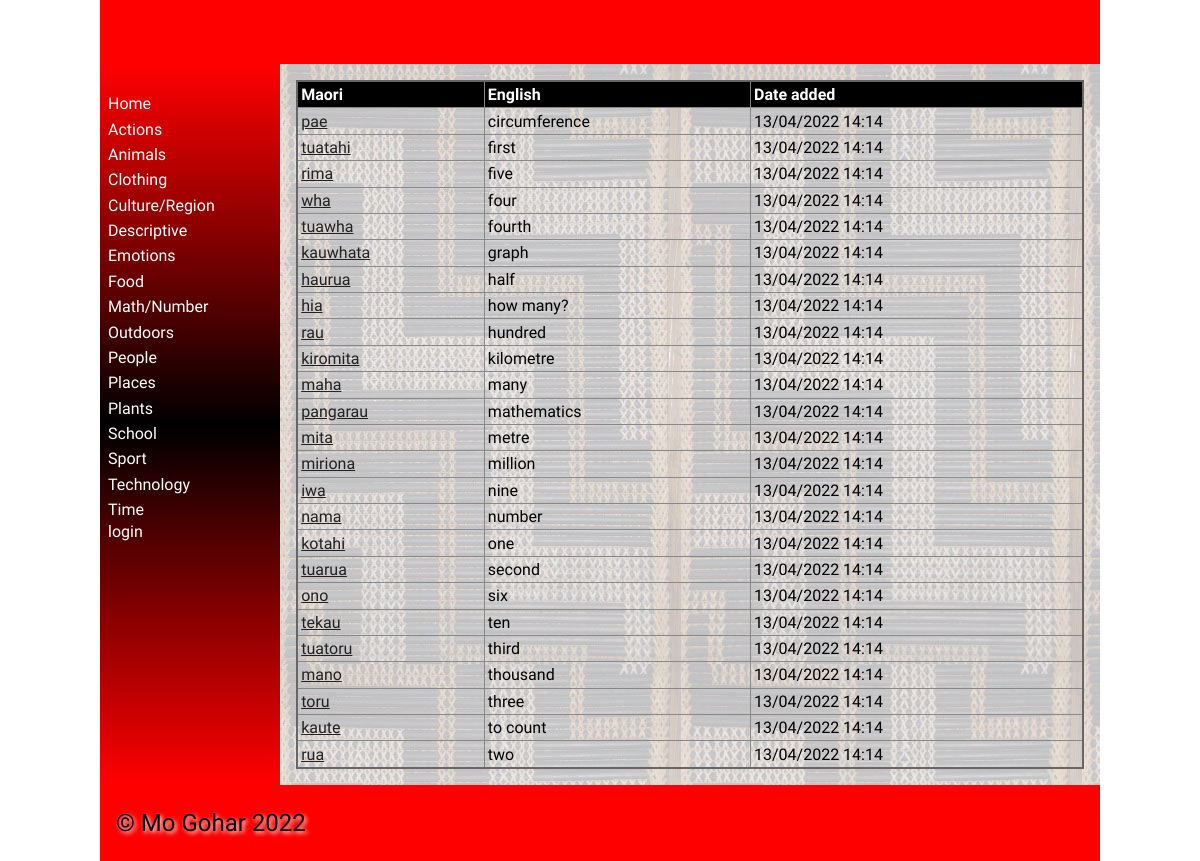
The page /category/8 on the database its author committed.
### tables this page shows
CREATE TABLE categories
(
	id integer
		constraint categories_pk
			primary key autoincrement,
	category_name integer
);

CREATE TABLE vocab
(
	id integer
		constraint vocab_pk
			primary key autoincrement,
	Maori varchar(30),
	English varchar(30),
	cat_id integer,
	definition varchar(30),
	level integer,
	image varchar(60),
	date datetime
);

### app.py (the view, shortened to what this page needs)
@app.route('/category/<cat_id>', methods=['GET', 'POST'])
def render_list(cat_id):
        return render_template('category.html', categories=categories(), vocab_list=vocab(), cat_id=int(cat_id)
                               , logged_in=is_logged_in(), teacher=is_teacher())

### app.py (called while the page is built)
def create_connection(db_file):
    try:
        connection = sqlite3.connect(db_file)
        return connection
    except Error as e:
        print(e)
    return None

def categories():
    query = "SELECT id, category_name FROM categories"
    con = create_connection(DATABASE)
    cur = con.cursor()
    cur.execute(query)
    category_list = cur.fetchall()
    con.close()
    return category_list

def vocab():
    query = "SELECT * FROM vocab"
    con = create_connection(DATABASE)
    cur = con.cursor()
    cur.execute(query)
    vocab_list = cur.fetchall()
    con.close()
    return vocab_list

def is_logged_in():
    if session.get("email") is None:
        print("not logged in")
        return False
    else:
        print("logged in")
        return True

def is_teacher():
    if session.get("isadmin"):
        print("teacher")
        return True
    else:
        print("student")
        return False

### templates/category.html (shortened to what this page needs)
{% extends "base.html" %}
{% block main %}
    <table>
        <tr>
            <th>Maori</th>
            <th>English</th>
            <th>Date added</th>
        </tr>
         <tbody>
            {% for vocab in vocab_list %}
                {% if vocab[3] == cat_id %}
                    <tr>
                        <td><a href="/word/{{ vocab[0] }}">{{ vocab[1] }}</td>
                        <td>{{ vocab[2] }}</td>
                        <td>{{ vocab[7] }}</td>
                    </tr>
                {% endif %}
            {% endfor %}
        </tbody>
    </table>
{% endblock %}

### templates/base.html (shortened to what this page needs)
<!doctype html>
<html lang="en">
<head>
	<link href="{{ url_for('static', filename='css/style.css') }}" rel="stylesheet">
</head>
<body>
	<div id="container">
		<header>
			<h1>{% block heading %}{% endblock %}</h1>
		</header>
		<nav>
			<ul>
				<li><a href="/">Home</a></li>
				<div class ="category">
					{% for category in categories %}
						<div class ="category-box">
							<li><a href="/category/{{ category[0] }}">{{ category[1] }}</a></li>
						</div>
					{% endfor %}
				</div>
				{% if logged_in %}
					<a href="/logout">logout</a>
				{% else %}
            		<a href="/login">login</a>
				{% endif %}
			</ul>
		</nav>
		<main>
            {% block main%}{% endblock %}
        </main>
		<footer>
			<p>
				&copy; Mo Gohar 2022
			</p>
		</footer>
	</div>
</body>
</html>

### static/css/style.css (style rules this page uses)
* { font-family: Comfortaa, sans-serif; margin: 0; padding: 0; box-sizing: border-box; }
#container { display: grid; grid-template-columns: 75px auto; grid-template-areas: 'nav header' 'main main' 'footer footer'; }
header { grid-area: header; background-color: #f00; padding: 1rem; }
nav { grid-area: nav; }
main { grid-area: main; padding: 1rem; background-color: #edd; }
h1, h2, h3, h4 { padding: 1rem 0; font-family: 'Suez One', serif; color: #000; text-shadow: 2px 2px 4px #fff; }
p { padding: 0.5rem 0; }
a { color: #222; }
table { width: 100%; border: 2px solid #666; border-collapse: collapse; }
th, td { border: 1px solid #888; padding: 0.2rem; text-align: left; }
th { background-color: #000; color: #fff; }
footer { grid-area: footer; padding: 1rem; background-color: #f00; }
footer p { color: #000; text-shadow: 2px 2px 4px #fff; font-size: 1.5rem; }
@media only screen and (min-width: 768px) { #container { grid-template-columns: 180px auto; grid-template-areas: 'header header' 'nav main' 'footer footer'; } }
@media only screen and (min-width: 768px) { nav { background: linear-gradient(180deg, rgba(255,0,0,1) 0%, rgba(0, 0, 0, 1) 50%, rgba(255,0,0,1) 100%); padding: 0.5rem; } }
@media only screen and (min-width: 768px) { nav ul { list-style: none; } }
@media only screen and (min-width: 768px) { nav li { padding: 0.2rem 0; } }
@media only screen and (min-width: 768px) { nav a { color: #fff; text-decoration: none; } }
@media only screen and (min-width: 768px) { main { background-image: url('/poutama.jpg'); } }
@media only screen and (min-width: 1000px) { #container { width: 1000px; margin: auto; } }

### rows shown on the page
categories: category_name "Actions"
categories: category_name "Animals"
categories: category_name "Clothing"
categories: category_name "Culture/Region"
categories: category_name "Descriptive"
categories: category_name "Emotions"
categories: category_name "Food"
categories: category_name "Math/Number"
categories: category_name "Outdoors"
categories: category_name "People"
categories: category_name "Places"
categories: category_name "Plants"
categories: category_name "School"
categories: category_name "Sport"
categories: category_name "Technology"
categories: category_name "Time"
vocab: Maori "pae", English "circumference", date "13/04/2022 14:14"
vocab: Maori "tuatahi", English "first", date "13/04/2022 14:14"
vocab: Maori "rima", English "five", date "13/04/2022 14:14"
vocab: Maori "wha", English "four", date "13/04/2022 14:14"
vocab: Maori "tuawha", English "fourth", date "13/04/2022 14:14"
vocab: Maori "kauwhata", English "graph", date "13/04/2022 14:14"
vocab: Maori "haurua", English "half", date "13/04/2022 14:14"
vocab: Maori "hia", English "how many?", date "13/04/2022 14:14"
vocab: Maori "rau", English "hundred", date "13/04/2022 14:14"
vocab: Maori "kiromita", English "kilometre", date "13/04/2022 14:14"
vocab: Maori "maha", English "many", date "13/04/2022 14:14"
vocab: Maori "pangarau", English "mathematics", date "13/04/2022 14:14"
vocab: Maori "mita", English "metre", date "13/04/2022 14:14"
vocab: Maori "miriona", English "million", date "13/04/2022 14:14"
vocab: Maori "iwa", English "nine", date "13/04/2022 14:14"
vocab: Maori "nama", English "number", date "13/04/2022 14:14"
vocab: Maori "kotahi", English "one", date "13/04/2022 14:14"
vocab: Maori "tuarua", English "second", date "13/04/2022 14:14"
vocab: Maori "ono", English "six", date "13/04/2022 14:14"
vocab: Maori "tekau", English "ten", date "13/04/2022 14:14"
vocab: Maori "tuatoru", English "third", date "13/04/2022 14:14"
vocab: Maori "mano", English "thousand", date "13/04/2022 14:14"
vocab: Maori "toru", English "three", date "13/04/2022 14:14"
vocab: Maori "kaute", English "to count", date "13/04/2022 14:14"
vocab: Maori "rua", English "two", date "13/04/2022 14:14"
